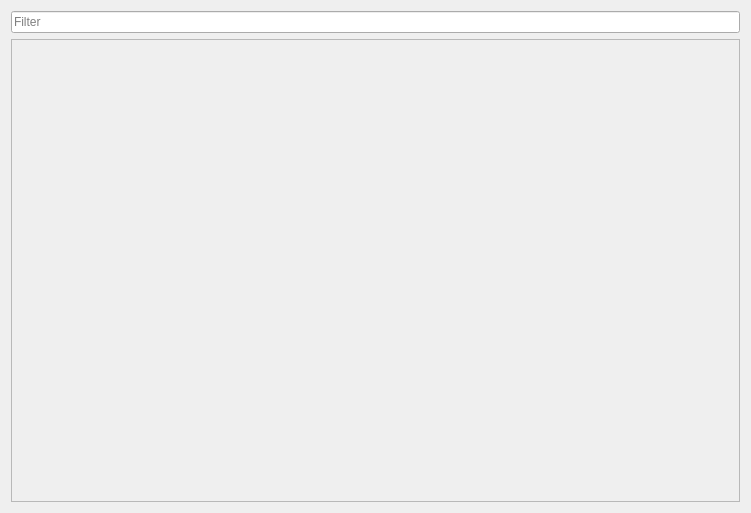
<?xml version="1.0" encoding="UTF-8"?>
<ui version="4.0">
 <class>MainTestsWidget</class>
 <widget class="QWidget" name="MainTestsWidget">
  <property name="geometry">
   <rect>
    <x>0</x>
    <y>0</y>
    <width>751</width>
    <height>513</height>
   </rect>
  </property>
  <property name="windowTitle">
   <string>ADT - Tests</string>
  </property>
  <layout class="QGridLayout" name="gridLayout">
   <item row="0" column="0">
    <widget class="QLineEdit" name="checkfilter">
     <property name="sizePolicy">
      <sizepolicy hsizetype="MinimumExpanding" vsizetype="Fixed">
       <horstretch>0</horstretch>
       <verstretch>0</verstretch>
      </sizepolicy>
     </property>
     <property name="minimumSize">
      <size>
       <width>100</width>
       <height>0</height>
      </size>
     </property>
     <property name="styleSheet">
      <string notr="true"/>
     </property>
     <property name="placeholderText">
      <string>Filter</string>
     </property>
     <property name="clearButtonEnabled">
      <bool>true</bool>
     </property>
    </widget>
   </item>
   <item row="1" column="0">
    <widget class="QStackedWidget" name="stackedWidget">
     <property name="sizePolicy">
      <sizepolicy hsizetype="Minimum" vsizetype="MinimumExpanding">
       <horstretch>0</horstretch>
       <verstretch>0</verstretch>
      </sizepolicy>
     </property>
     <property name="currentIndex">
      <number>0</number>
     </property>
     <widget class="QWidget" name="commonPage">
      <property name="sizePolicy">
       <sizepolicy hsizetype="MinimumExpanding" vsizetype="Expanding">
        <horstretch>0</horstretch>
        <verstretch>0</verstretch>
       </sizepolicy>
      </property>
      <property name="minimumSize">
       <size>
        <width>100</width>
        <height>0</height>
       </size>
      </property>
      <layout class="QGridLayout" name="gridLayout_6">
       <property name="leftMargin">
        <number>0</number>
       </property>
       <property name="topMargin">
        <number>0</number>
       </property>
       <property name="rightMargin">
        <number>0</number>
       </property>
       <property name="bottomMargin">
        <number>0</number>
       </property>
       <item row="0" column="0">
        <widget class="QScrollArea" name="summaryScrollArea">
         <property name="sizePolicy">
          <sizepolicy hsizetype="MinimumExpanding" vsizetype="Expanding">
           <horstretch>0</horstretch>
           <verstretch>2</verstretch>
          </sizepolicy>
         </property>
         <property name="minimumSize">
          <size>
           <width>100</width>
           <height>0</height>
          </size>
         </property>
         <property name="horizontalScrollBarPolicy">
          <enum>Qt::ScrollBarAlwaysOff</enum>
         </property>
         <property name="widgetResizable">
          <bool>true</bool>
         </property>
         <widget class="QWidget" name="summaryScrollAreaWidgetContents">
          <property name="geometry">
           <rect>
            <x>0</x>
            <y>0</y>
            <width>731</width>
            <height>462</height>
           </rect>
          </property>
          <property name="sizePolicy">
           <sizepolicy hsizetype="MinimumExpanding" vsizetype="Preferred">
            <horstretch>0</horstretch>
            <verstretch>0</verstretch>
           </sizepolicy>
          </property>
          <property name="minimumSize">
           <size>
            <width>100</width>
            <height>0</height>
           </size>
          </property>
         </widget>
        </widget>
       </item>
      </layout>
     </widget>
     <widget class="QWidget" name="detailsPage">
      <property name="sizePolicy">
       <sizepolicy hsizetype="MinimumExpanding" vsizetype="Expanding">
        <horstretch>0</horstretch>
        <verstretch>0</verstretch>
       </sizepolicy>
      </property>
      <property name="minimumSize">
       <size>
        <width>100</width>
        <height>0</height>
       </size>
      </property>
      <layout class="QGridLayout" name="gridLayout_7">
       <property name="leftMargin">
        <number>0</number>
       </property>
       <property name="topMargin">
        <number>0</number>
       </property>
       <property name="rightMargin">
        <number>0</number>
       </property>
       <property name="bottomMargin">
        <number>0</number>
       </property>
      </layout>
     </widget>
    </widget>
   </item>
  </layout>
 </widget>
 <resources/>
 <connections/>
</ui>
